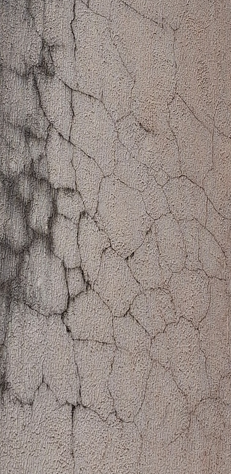
#> input picture src/modelos/2modelo_segmentacao/src/data/raw_images/FR1.PNG, 231 x 474 px; its folder holds only this picture in this run
$ python preprocessing.py
#> lines starting #> are read from the running program, lines starting #| are printed output that depends on the picture
#> in process_all_images, image is the input picture: shape (474, 231, 3); mean B, G, R 132.3, 138.1, 150.1
import cv2
import os
from pathlib import Path
import numpy as np
from skimage import exposure


# ------------------------------
# Parameters
# ------------------------------
INPUT_FOLDER = 'data/raw_images'
OUTPUT_FOLDER = 'data/preprocessed'

os.makedirs(OUTPUT_FOLDER, exist_ok=True)

# ------------------------------
# Enhancement Function
# ------------------------------
def enhance_image(img):
    # Convert to grayscale
    gray = cv2.cvtColor(img, cv2.COLOR_BGR2GRAY)

    # Apply CLAHE (Contrast Limited Adaptive Histogram Equalization)
    clahe = cv2.createCLAHE(clipLimit=2.0, tileGridSize=(8, 8))
    contrast_enhanced = clahe.apply(gray)
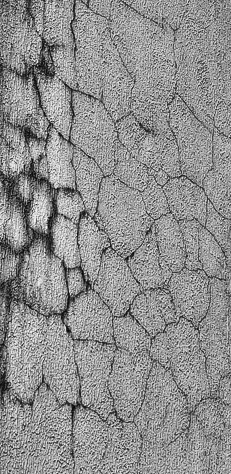
#> contrast_enhanced: shape (474, 231); min 3, max 244, mean 143.3

    # Apply Gaussian Blur to reduce noise
    blurred = cv2.GaussianBlur(contrast_enhanced, (3, 3), sigmaX=0)
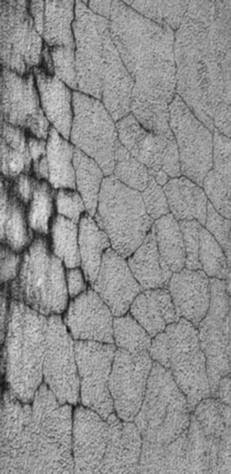
#> blurred: shape (474, 231); min 15, max 228, mean 143.3

    # Optional: Sharpen (Unsharp masking)
    sharpen = cv2.addWeighted(contrast_enhanced, 1.5, blurred, -0.5, 0)
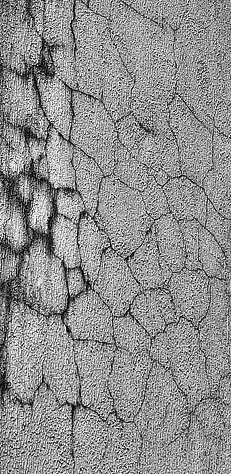
#> sharpen: shape (474, 231); min 0, max 255, mean 143.3

    return sharpen


# ------------------------------
# Process All Images
# ------------------------------
def process_all_images(input_folder, output_folder):
    input_folder = Path(input_folder)
    output_folder = Path(output_folder)

    image_files = list(input_folder.glob('*.*'))

    for image_path in image_files:
        image = cv2.imread(str(image_path))
        if image is None:
            print(f"Failed to load {image_path}")
            continue
        enhanced = enhance_image(image)

        output_path = output_folder / image_path.name
        cv2.imwrite(str(output_path), enhanced)

        print(f"Processed {image_path.name} → {output_path.name}")


# ------------------------------
# Run
# ------------------------------
if __name__ == '__main__':
    process_all_images(INPUT_FOLDER, OUTPUT_FOLDER)

$ run again, on src/modelos/2modelo_segmentacao/src/data/raw_images/FR94.PNG
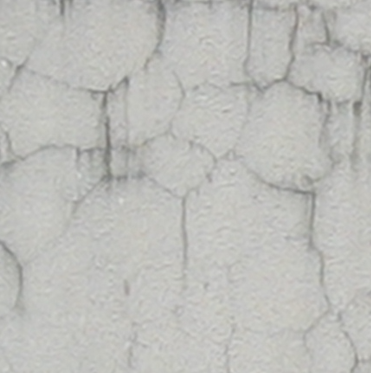
#> input picture src/modelos/2modelo_segmentacao/src/data/raw_images/FR94.PNG, 371 x 373 px
#> in process_all_images, image is the input picture: shape (373, 371, 3); mean B, G, R 185.6, 189.3, 189
#> in enhance_image, `contrast_enhanced = clahe.apply(gray)`:
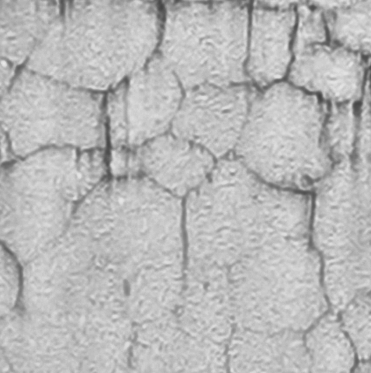
#> contrast_enhanced: shape (373, 371); min 66, max 233, mean 184.9

$ run again, on src/modelos/2modelo_segmentacao/src/data/raw_images/FT16.PNG
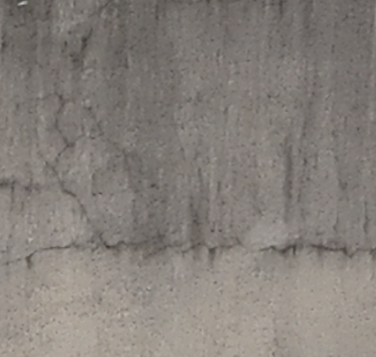
#> input picture src/modelos/2modelo_segmentacao/src/data/raw_images/FT16.PNG, 376 x 357 px
#> in process_all_images, image is the input picture: shape (357, 376, 3); mean B, G, R 122.2, 128, 133.9
#> in enhance_image, `contrast_enhanced = clahe.apply(gray)`:
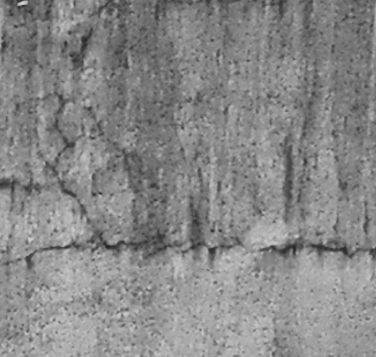
#> contrast_enhanced: shape (357, 376); min 32, max 217, mean 136

$ run again, on src/modelos/2modelo_segmentacao/src/data/raw_images/FR22.PNG
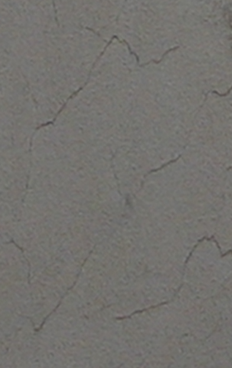
#> input picture src/modelos/2modelo_segmentacao/src/data/raw_images/FR22.PNG, 232 x 368 px
#> in process_all_images, image is the input picture: shape (368, 232, 3); mean B, G, R 110.6, 114.3, 116
#> in enhance_image, `contrast_enhanced = clahe.apply(gray)`:
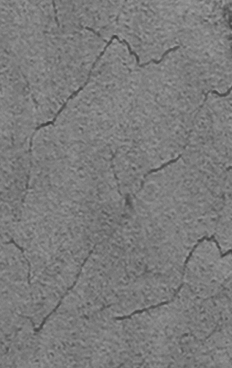
#> contrast_enhanced: shape (368, 232); min 58, max 157, mean 124.2
